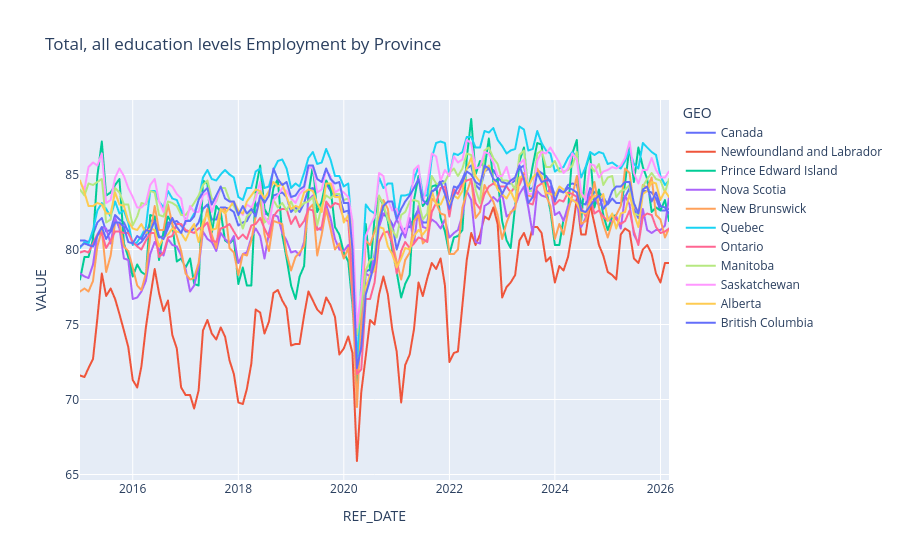
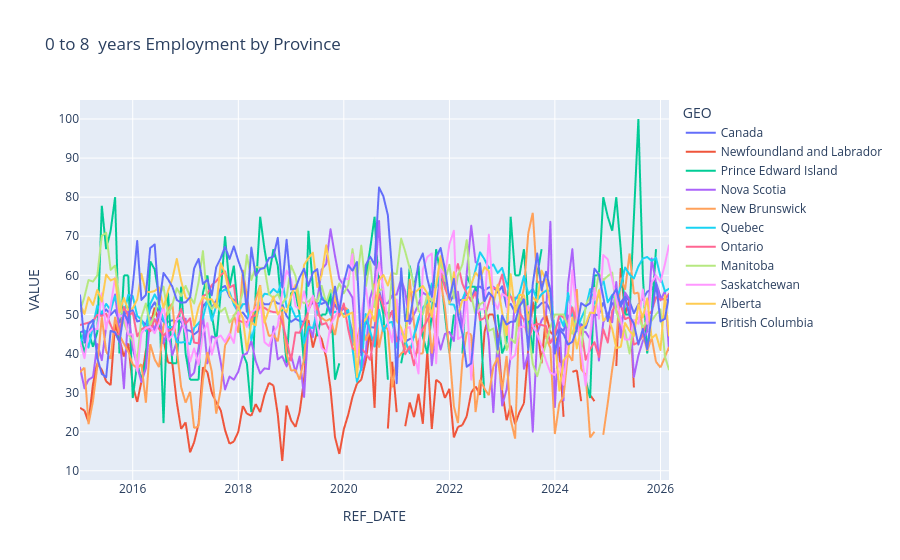
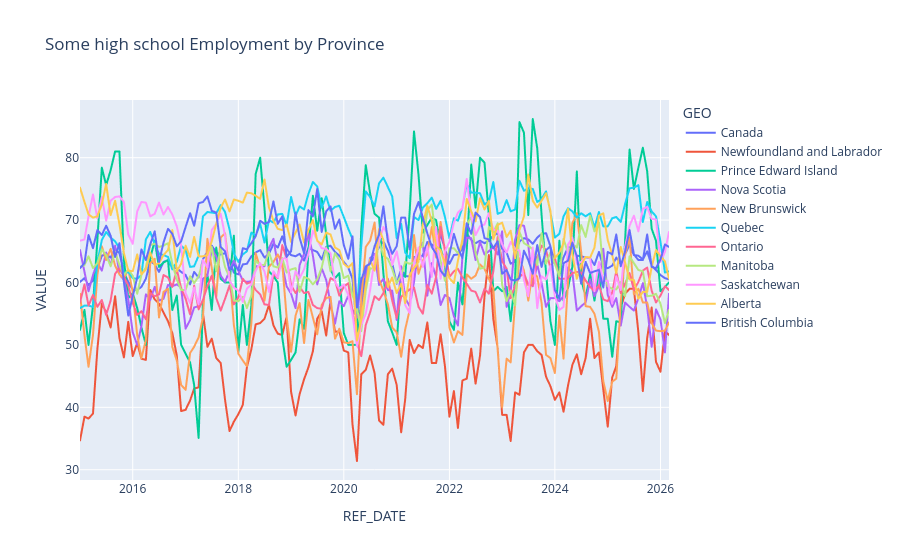
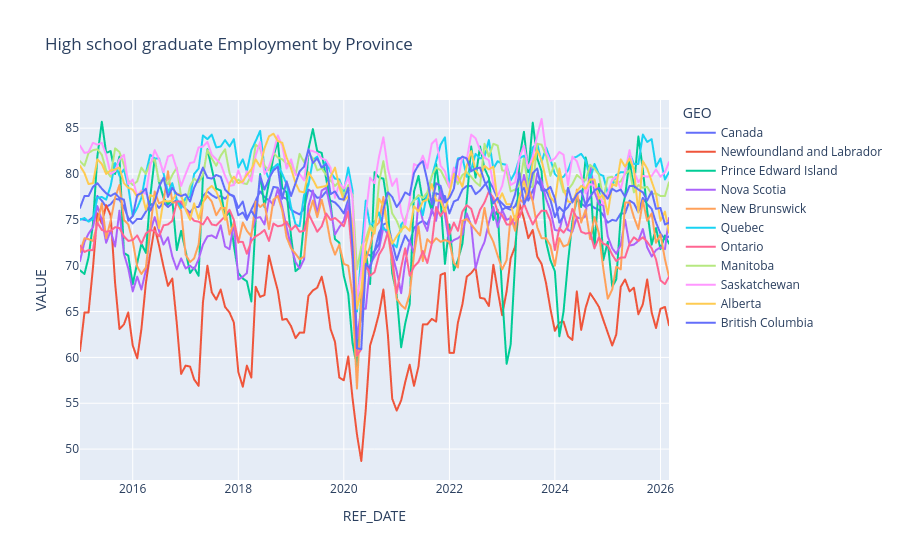

The cell these charts' notebook holds for them, in order:
### Code cell
for edu in df2['Educational attainment'].value_counts().index:
    fig = px.line(df2[(df2['Educational attainment'] == edu)], 'REF_DATE', 'VALUE', color = 'GEO', title=f'{edu} Employment by Province')
    fig.show()

### Figure 1 — Plotly figure (JSON) as saved in the notebook; plotly's stock layout.template omitted (floating-point values rounded to 4 significant figures; data arrays with more than 128 entries replaced by an {"elided": "..."} marker saying what was removed)
{"data": [{"hovertemplate": "GEO=Canada<br>REF_DATE=%{x}<br>VALUE=%{y}<extra></extra>", "legendgroup": "Canada", "line": {"color": "#636efa", "dash": "solid"}, "marker": {"symbol": "circle"}, "mode": "lines", "name": "Canada", "showlegend": true, "type": "scattergl", "x": {"elided": "135 str values"}, "xaxis": "x", "y": {"elided": "135 float values"}, "yaxis": "y"}, {"hovertemplate": "GEO=Newfoundland and Labrador<br>REF_DATE=%{x}<br>VALUE=%{y}<extra></extra>", "legendgroup": "Newfoundland and Labrador", "line": {"color": "#EF553B", "dash": "solid"}, "marker": {"symbol": "circle"}, "mode": "lines", "name": "Newfoundland and Labrador", "showlegend": true, "type": "scattergl", "x": {"elided": "135 str values"}, "xaxis": "x", "y": {"elided": "135 float values"}, "yaxis": "y"}, {"hovertemplate": "GEO=Prince Edward Island<br>REF_DATE=%{x}<br>VALUE=%{y}<extra></extra>", "legendgroup": "Prince Edward Island", "line": {"color": "#00cc96", "dash": "solid"}, "marker": {"symbol": "circle"}, "mode": "lines", "name": "Prince Edward Island", "showlegend": true, "type": "scattergl", "x": {"elided": "135 str values"}, "xaxis": "x", "y": {"elided": "135 float values"}, "yaxis": "y"}, {"hovertemplate": "GEO=Nova Scotia<br>REF_DATE=%{x}<br>VALUE=%{y}<extra></extra>", "legendgroup": "Nova Scotia", "line": {"color": "#ab63fa", "dash": "solid"}, "marker": {"symbol": "circle"}, "mode": "lines", "name": "Nova Scotia", "showlegend": true, "type": "scattergl", "x": {"elided": "135 str values"}, "xaxis": "x", "y": {"elided": "135 float values"}, "yaxis": "y"}, {"hovertemplate": "GEO=New Brunswick<br>REF_DATE=%{x}<br>VALUE=%{y}<extra></extra>", "legendgroup": "New Brunswick", "line": {"color": "#FFA15A", "dash": "solid"}, "marker": {"symbol": "circle"}, "mode": "lines", "name": "New Brunswick", "showlegend": true, "type": "scattergl", "x": {"elided": "135 str values"}, "xaxis": "x", "y": {"elided": "135 float values"}, "yaxis": "y"}, {"hovertemplate": "GEO=Quebec<br>REF_DATE=%{x}<br>VALUE=%{y}<extra></extra>", "legendgroup": "Quebec", "line": {"color": "#19d3f3", "dash": "solid"}, "marker": {"symbol": "circle"}, "mode": "lines", "name": "Quebec", "showlegend": true, "type": "scattergl", "x": {"elided": "135 str values"}, "xaxis": "x", "y": {"elided": "135 float values"}, "yaxis": "y"}, {"hovertemplate": "GEO=Ontario<br>REF_DATE=%{x}<br>VALUE=%{y}<extra></extra>", "legendgroup": "Ontario", "line": {"color": "#FF6692", "dash": "solid"}, "marker": {"symbol": "circle"}, "mode": "lines", "name": "Ontario", "showlegend": true, "type": "scattergl", "x": {"elided": "135 str values"}, "xaxis": "x", "y": {"elided": "135 float values"}, "yaxis": "y"}, {"hovertemplate": "GEO=Manitoba<br>REF_DATE=%{x}<br>VALUE=%{y}<extra></extra>", "legendgroup": "Manitoba", "line": {"color": "#B6E880", "dash": "solid"}, "marker": {"symbol": "circle"}, "mode": "lines", "name": "Manitoba", "showlegend": true, "type": "scattergl", "x": {"elided": "135 str values"}, "xaxis": "x", "y": {"elided": "135 float values"}, "yaxis": "y"}, {"hovertemplate": "GEO=Saskatchewan<br>REF_DATE=%{x}<br>VALUE=%{y}<extra></extra>", "legendgroup": "Saskatchewan", "line": {"color": "#FF97FF", "dash": "solid"}, "marker": {"symbol": "circle"}, "mode": "lines", "name": "Saskatchewan", "showlegend": true, "type": "scattergl", "x": {"elided": "135 str values"}, "xaxis": "x", "y": {"elided": "135 float values"}, "yaxis": "y"}, {"hovertemplate": "GEO=Alberta<br>REF_DATE=%{x}<br>VALUE=%{y}<extra></extra>", "legendgroup": "Alberta", "line": {"color": "#FECB52", "dash": "solid"}, "marker": {"symbol": "circle"}, "mode": "lines", "name": "Alberta", "showlegend": true, "type": "scattergl", "x": {"elided": "135 str values"}, "xaxis": "x", "y": {"elided": "135 float values"}, "yaxis": "y"}, {"hovertemplate": "GEO=British Columbia<br>REF_DATE=%{x}<br>VALUE=%{y}<extra></extra>", "legendgroup": "British Columbia", "line": {"color": "#636efa", "dash": "solid"}, "marker": {"symbol": "circle"}, "mode": "lines", "name": "British Columbia", "showlegend": true, "type": "scattergl", "x": {"elided": "135 str values"}, "xaxis": "x", "y": {"elided": "135 float values"}, "yaxis": "y"}], "layout": {"legend": {"title": {"text": "GEO"}, "tracegroupgap": 0}, "title": {"text": "Total, all education levels Employment by Province"}, "xaxis": {"anchor": "y", "domain": [0, 1], "title": {"text": "REF_DATE"}}, "yaxis": {"anchor": "x", "domain": [0, 1], "title": {"text": "VALUE"}}}}

### Figure 2 — Plotly figure (JSON) as saved in the notebook; plotly's stock layout.template omitted (floating-point values rounded to 4 significant figures; data arrays with more than 128 entries replaced by an {"elided": "..."} marker saying what was removed)
{"data": [{"hovertemplate": "GEO=Canada<br>REF_DATE=%{x}<br>VALUE=%{y}<extra></extra>", "legendgroup": "Canada", "line": {"color": "#636efa", "dash": "solid"}, "marker": {"symbol": "circle"}, "mode": "lines", "name": "Canada", "showlegend": true, "type": "scattergl", "x": {"elided": "135 str values"}, "xaxis": "x", "y": {"elided": "135 float values"}, "yaxis": "y"}, {"hovertemplate": "GEO=Newfoundland and Labrador<br>REF_DATE=%{x}<br>VALUE=%{y}<extra></extra>", "legendgroup": "Newfoundland and Labrador", "line": {"color": "#EF553B", "dash": "solid"}, "marker": {"symbol": "circle"}, "mode": "lines", "name": "Newfoundland and Labrador", "showlegend": true, "type": "scattergl", "x": {"elided": "135 str values"}, "xaxis": "x", "y": {"elided": "135 float values"}, "yaxis": "y"}, {"hovertemplate": "GEO=Prince Edward Island<br>REF_DATE=%{x}<br>VALUE=%{y}<extra></extra>", "legendgroup": "Prince Edward Island", "line": {"color": "#00cc96", "dash": "solid"}, "marker": {"symbol": "circle"}, "mode": "lines", "name": "Prince Edward Island", "showlegend": true, "type": "scattergl", "x": {"elided": "135 str values"}, "xaxis": "x", "y": {"elided": "135 float values"}, "yaxis": "y"}, {"hovertemplate": "GEO=Nova Scotia<br>REF_DATE=%{x}<br>VALUE=%{y}<extra></extra>", "legendgroup": "Nova Scotia", "line": {"color": "#ab63fa", "dash": "solid"}, "marker": {"symbol": "circle"}, "mode": "lines", "name": "Nova Scotia", "showlegend": true, "type": "scattergl", "x": {"elided": "135 str values"}, "xaxis": "x", "y": {"elided": "135 float values"}, "yaxis": "y"}, {"hovertemplate": "GEO=New Brunswick<br>REF_DATE=%{x}<br>VALUE=%{y}<extra></extra>", "legendgroup": "New Brunswick", "line": {"color": "#FFA15A", "dash": "solid"}, "marker": {"symbol": "circle"}, "mode": "lines", "name": "New Brunswick", "showlegend": true, "type": "scattergl", "x": {"elided": "135 str values"}, "xaxis": "x", "y": {"elided": "135 float values"}, "yaxis": "y"}, {"hovertemplate": "GEO=Quebec<br>REF_DATE=%{x}<br>VALUE=%{y}<extra></extra>", "legendgroup": "Quebec", "line": {"color": "#19d3f3", "dash": "solid"}, "marker": {"symbol": "circle"}, "mode": "lines", "name": "Quebec", "showlegend": true, "type": "scattergl", "x": {"elided": "135 str values"}, "xaxis": "x", "y": {"elided": "135 float values"}, "yaxis": "y"}, {"hovertemplate": "GEO=Ontario<br>REF_DATE=%{x}<br>VALUE=%{y}<extra></extra>", "legendgroup": "Ontario", "line": {"color": "#FF6692", "dash": "solid"}, "marker": {"symbol": "circle"}, "mode": "lines", "name": "Ontario", "showlegend": true, "type": "scattergl", "x": {"elided": "135 str values"}, "xaxis": "x", "y": {"elided": "135 float values"}, "yaxis": "y"}, {"hovertemplate": "GEO=Manitoba<br>REF_DATE=%{x}<br>VALUE=%{y}<extra></extra>", "legendgroup": "Manitoba", "line": {"color": "#B6E880", "dash": "solid"}, "marker": {"symbol": "circle"}, "mode": "lines", "name": "Manitoba", "showlegend": true, "type": "scattergl", "x": {"elided": "135 str values"}, "xaxis": "x", "y": {"elided": "135 float values"}, "yaxis": "y"}, {"hovertemplate": "GEO=Saskatchewan<br>REF_DATE=%{x}<br>VALUE=%{y}<extra></extra>", "legendgroup": "Saskatchewan", "line": {"color": "#FF97FF", "dash": "solid"}, "marker": {"symbol": "circle"}, "mode": "lines", "name": "Saskatchewan", "showlegend": true, "type": "scattergl", "x": {"elided": "135 str values"}, "xaxis": "x", "y": {"elided": "135 float values"}, "yaxis": "y"}, {"hovertemplate": "GEO=Alberta<br>REF_DATE=%{x}<br>VALUE=%{y}<extra></extra>", "legendgroup": "Alberta", "line": {"color": "#FECB52", "dash": "solid"}, "marker": {"symbol": "circle"}, "mode": "lines", "name": "Alberta", "showlegend": true, "type": "scattergl", "x": {"elided": "135 str values"}, "xaxis": "x", "y": {"elided": "135 float values"}, "yaxis": "y"}, {"hovertemplate": "GEO=British Columbia<br>REF_DATE=%{x}<br>VALUE=%{y}<extra></extra>", "legendgroup": "British Columbia", "line": {"color": "#636efa", "dash": "solid"}, "marker": {"symbol": "circle"}, "mode": "lines", "name": "British Columbia", "showlegend": true, "type": "scattergl", "x": {"elided": "135 str values"}, "xaxis": "x", "y": {"elided": "135 float values"}, "yaxis": "y"}], "layout": {"legend": {"title": {"text": "GEO"}, "tracegroupgap": 0}, "title": {"text": "0 to 8  years Employment by Province"}, "xaxis": {"anchor": "y", "domain": [0, 1], "title": {"text": "REF_DATE"}}, "yaxis": {"anchor": "x", "domain": [0, 1], "title": {"text": "VALUE"}}}}

### Figure 3 — Plotly figure (JSON) as saved in the notebook; plotly's stock layout.template omitted (floating-point values rounded to 4 significant figures; data arrays with more than 128 entries replaced by an {"elided": "..."} marker saying what was removed)
{"data": [{"hovertemplate": "GEO=Canada<br>REF_DATE=%{x}<br>VALUE=%{y}<extra></extra>", "legendgroup": "Canada", "line": {"color": "#636efa", "dash": "solid"}, "marker": {"symbol": "circle"}, "mode": "lines", "name": "Canada", "showlegend": true, "type": "scattergl", "x": {"elided": "135 str values"}, "xaxis": "x", "y": {"elided": "135 float values"}, "yaxis": "y"}, {"hovertemplate": "GEO=Newfoundland and Labrador<br>REF_DATE=%{x}<br>VALUE=%{y}<extra></extra>", "legendgroup": "Newfoundland and Labrador", "line": {"color": "#EF553B", "dash": "solid"}, "marker": {"symbol": "circle"}, "mode": "lines", "name": "Newfoundland and Labrador", "showlegend": true, "type": "scattergl", "x": {"elided": "135 str values"}, "xaxis": "x", "y": {"elided": "135 float values"}, "yaxis": "y"}, {"hovertemplate": "GEO=Prince Edward Island<br>REF_DATE=%{x}<br>VALUE=%{y}<extra></extra>", "legendgroup": "Prince Edward Island", "line": {"color": "#00cc96", "dash": "solid"}, "marker": {"symbol": "circle"}, "mode": "lines", "name": "Prince Edward Island", "showlegend": true, "type": "scattergl", "x": {"elided": "135 str values"}, "xaxis": "x", "y": {"elided": "135 float values"}, "yaxis": "y"}, {"hovertemplate": "GEO=Nova Scotia<br>REF_DATE=%{x}<br>VALUE=%{y}<extra></extra>", "legendgroup": "Nova Scotia", "line": {"color": "#ab63fa", "dash": "solid"}, "marker": {"symbol": "circle"}, "mode": "lines", "name": "Nova Scotia", "showlegend": true, "type": "scattergl", "x": {"elided": "135 str values"}, "xaxis": "x", "y": {"elided": "135 float values"}, "yaxis": "y"}, {"hovertemplate": "GEO=New Brunswick<br>REF_DATE=%{x}<br>VALUE=%{y}<extra></extra>", "legendgroup": "New Brunswick", "line": {"color": "#FFA15A", "dash": "solid"}, "marker": {"symbol": "circle"}, "mode": "lines", "name": "New Brunswick", "showlegend": true, "type": "scattergl", "x": {"elided": "135 str values"}, "xaxis": "x", "y": {"elided": "135 float values"}, "yaxis": "y"}, {"hovertemplate": "GEO=Quebec<br>REF_DATE=%{x}<br>VALUE=%{y}<extra></extra>", "legendgroup": "Quebec", "line": {"color": "#19d3f3", "dash": "solid"}, "marker": {"symbol": "circle"}, "mode": "lines", "name": "Quebec", "showlegend": true, "type": "scattergl", "x": {"elided": "135 str values"}, "xaxis": "x", "y": {"elided": "135 float values"}, "yaxis": "y"}, {"hovertemplate": "GEO=Ontario<br>REF_DATE=%{x}<br>VALUE=%{y}<extra></extra>", "legendgroup": "Ontario", "line": {"color": "#FF6692", "dash": "solid"}, "marker": {"symbol": "circle"}, "mode": "lines", "name": "Ontario", "showlegend": true, "type": "scattergl", "x": {"elided": "135 str values"}, "xaxis": "x", "y": {"elided": "135 float values"}, "yaxis": "y"}, {"hovertemplate": "GEO=Manitoba<br>REF_DATE=%{x}<br>VALUE=%{y}<extra></extra>", "legendgroup": "Manitoba", "line": {"color": "#B6E880", "dash": "solid"}, "marker": {"symbol": "circle"}, "mode": "lines", "name": "Manitoba", "showlegend": true, "type": "scattergl", "x": {"elided": "135 str values"}, "xaxis": "x", "y": {"elided": "135 float values"}, "yaxis": "y"}, {"hovertemplate": "GEO=Saskatchewan<br>REF_DATE=%{x}<br>VALUE=%{y}<extra></extra>", "legendgroup": "Saskatchewan", "line": {"color": "#FF97FF", "dash": "solid"}, "marker": {"symbol": "circle"}, "mode": "lines", "name": "Saskatchewan", "showlegend": true, "type": "scattergl", "x": {"elided": "135 str values"}, "xaxis": "x", "y": {"elided": "135 float values"}, "yaxis": "y"}, {"hovertemplate": "GEO=Alberta<br>REF_DATE=%{x}<br>VALUE=%{y}<extra></extra>", "legendgroup": "Alberta", "line": {"color": "#FECB52", "dash": "solid"}, "marker": {"symbol": "circle"}, "mode": "lines", "name": "Alberta", "showlegend": true, "type": "scattergl", "x": {"elided": "135 str values"}, "xaxis": "x", "y": {"elided": "135 float values"}, "yaxis": "y"}, {"hovertemplate": "GEO=British Columbia<br>REF_DATE=%{x}<br>VALUE=%{y}<extra></extra>", "legendgroup": "British Columbia", "line": {"color": "#636efa", "dash": "solid"}, "marker": {"symbol": "circle"}, "mode": "lines", "name": "British Columbia", "showlegend": true, "type": "scattergl", "x": {"elided": "135 str values"}, "xaxis": "x", "y": {"elided": "135 float values"}, "yaxis": "y"}], "layout": {"legend": {"title": {"text": "GEO"}, "tracegroupgap": 0}, "title": {"text": "Some high school Employment by Province"}, "xaxis": {"anchor": "y", "domain": [0, 1], "title": {"text": "REF_DATE"}}, "yaxis": {"anchor": "x", "domain": [0, 1], "title": {"text": "VALUE"}}}}

### Figure 4 — Plotly figure (JSON) as saved in the notebook; plotly's stock layout.template omitted (floating-point values rounded to 4 significant figures; data arrays with more than 128 entries replaced by an {"elided": "..."} marker saying what was removed)
{"data": [{"hovertemplate": "GEO=Canada<br>REF_DATE=%{x}<br>VALUE=%{y}<extra></extra>", "legendgroup": "Canada", "line": {"color": "#636efa", "dash": "solid"}, "marker": {"symbol": "circle"}, "mode": "lines", "name": "Canada", "showlegend": true, "type": "scattergl", "x": {"elided": "135 str values"}, "xaxis": "x", "y": {"elided": "135 float values"}, "yaxis": "y"}, {"hovertemplate": "GEO=Newfoundland and Labrador<br>REF_DATE=%{x}<br>VALUE=%{y}<extra></extra>", "legendgroup": "Newfoundland and Labrador", "line": {"color": "#EF553B", "dash": "solid"}, "marker": {"symbol": "circle"}, "mode": "lines", "name": "Newfoundland and Labrador", "showlegend": true, "type": "scattergl", "x": {"elided": "135 str values"}, "xaxis": "x", "y": {"elided": "135 float values"}, "yaxis": "y"}, {"hovertemplate": "GEO=Prince Edward Island<br>REF_DATE=%{x}<br>VALUE=%{y}<extra></extra>", "legendgroup": "Prince Edward Island", "line": {"color": "#00cc96", "dash": "solid"}, "marker": {"symbol": "circle"}, "mode": "lines", "name": "Prince Edward Island", "showlegend": true, "type": "scattergl", "x": {"elided": "135 str values"}, "xaxis": "x", "y": {"elided": "135 float values"}, "yaxis": "y"}, {"hovertemplate": "GEO=Nova Scotia<br>REF_DATE=%{x}<br>VALUE=%{y}<extra></extra>", "legendgroup": "Nova Scotia", "line": {"color": "#ab63fa", "dash": "solid"}, "marker": {"symbol": "circle"}, "mode": "lines", "name": "Nova Scotia", "showlegend": true, "type": "scattergl", "x": {"elided": "135 str values"}, "xaxis": "x", "y": {"elided": "135 float values"}, "yaxis": "y"}, {"hovertemplate": "GEO=New Brunswick<br>REF_DATE=%{x}<br>VALUE=%{y}<extra></extra>", "legendgroup": "New Brunswick", "line": {"color": "#FFA15A", "dash": "solid"}, "marker": {"symbol": "circle"}, "mode": "lines", "name": "New Brunswick", "showlegend": true, "type": "scattergl", "x": {"elided": "135 str values"}, "xaxis": "x", "y": {"elided": "135 float values"}, "yaxis": "y"}, {"hovertemplate": "GEO=Quebec<br>REF_DATE=%{x}<br>VALUE=%{y}<extra></extra>", "legendgroup": "Quebec", "line": {"color": "#19d3f3", "dash": "solid"}, "marker": {"symbol": "circle"}, "mode": "lines", "name": "Quebec", "showlegend": true, "type": "scattergl", "x": {"elided": "135 str values"}, "xaxis": "x", "y": {"elided": "135 float values"}, "yaxis": "y"}, {"hovertemplate": "GEO=Ontario<br>REF_DATE=%{x}<br>VALUE=%{y}<extra></extra>", "legendgroup": "Ontario", "line": {"color": "#FF6692", "dash": "solid"}, "marker": {"symbol": "circle"}, "mode": "lines", "name": "Ontario", "showlegend": true, "type": "scattergl", "x": {"elided": "135 str values"}, "xaxis": "x", "y": {"elided": "135 float values"}, "yaxis": "y"}, {"hovertemplate": "GEO=Manitoba<br>REF_DATE=%{x}<br>VALUE=%{y}<extra></extra>", "legendgroup": "Manitoba", "line": {"color": "#B6E880", "dash": "solid"}, "marker": {"symbol": "circle"}, "mode": "lines", "name": "Manitoba", "showlegend": true, "type": "scattergl", "x": {"elided": "135 str values"}, "xaxis": "x", "y": {"elided": "135 float values"}, "yaxis": "y"}, {"hovertemplate": "GEO=Saskatchewan<br>REF_DATE=%{x}<br>VALUE=%{y}<extra></extra>", "legendgroup": "Saskatchewan", "line": {"color": "#FF97FF", "dash": "solid"}, "marker": {"symbol": "circle"}, "mode": "lines", "name": "Saskatchewan", "showlegend": true, "type": "scattergl", "x": {"elided": "135 str values"}, "xaxis": "x", "y": {"elided": "135 float values"}, "yaxis": "y"}, {"hovertemplate": "GEO=Alberta<br>REF_DATE=%{x}<br>VALUE=%{y}<extra></extra>", "legendgroup": "Alberta", "line": {"color": "#FECB52", "dash": "solid"}, "marker": {"symbol": "circle"}, "mode": "lines", "name": "Alberta", "showlegend": true, "type": "scattergl", "x": {"elided": "135 str values"}, "xaxis": "x", "y": {"elided": "135 float values"}, "yaxis": "y"}, {"hovertemplate": "GEO=British Columbia<br>REF_DATE=%{x}<br>VALUE=%{y}<extra></extra>", "legendgroup": "British Columbia", "line": {"color": "#636efa", "dash": "solid"}, "marker": {"symbol": "circle"}, "mode": "lines", "name": "British Columbia", "showlegend": true, "type": "scattergl", "x": {"elided": "135 str values"}, "xaxis": "x", "y": {"elided": "135 float values"}, "yaxis": "y"}], "layout": {"legend": {"title": {"text": "GEO"}, "tracegroupgap": 0}, "title": {"text": "High school graduate Employment by Province"}, "xaxis": {"anchor": "y", "domain": [0, 1], "title": {"text": "REF_DATE"}}, "yaxis": {"anchor": "x", "domain": [0, 1], "title": {"text": "VALUE"}}}}
